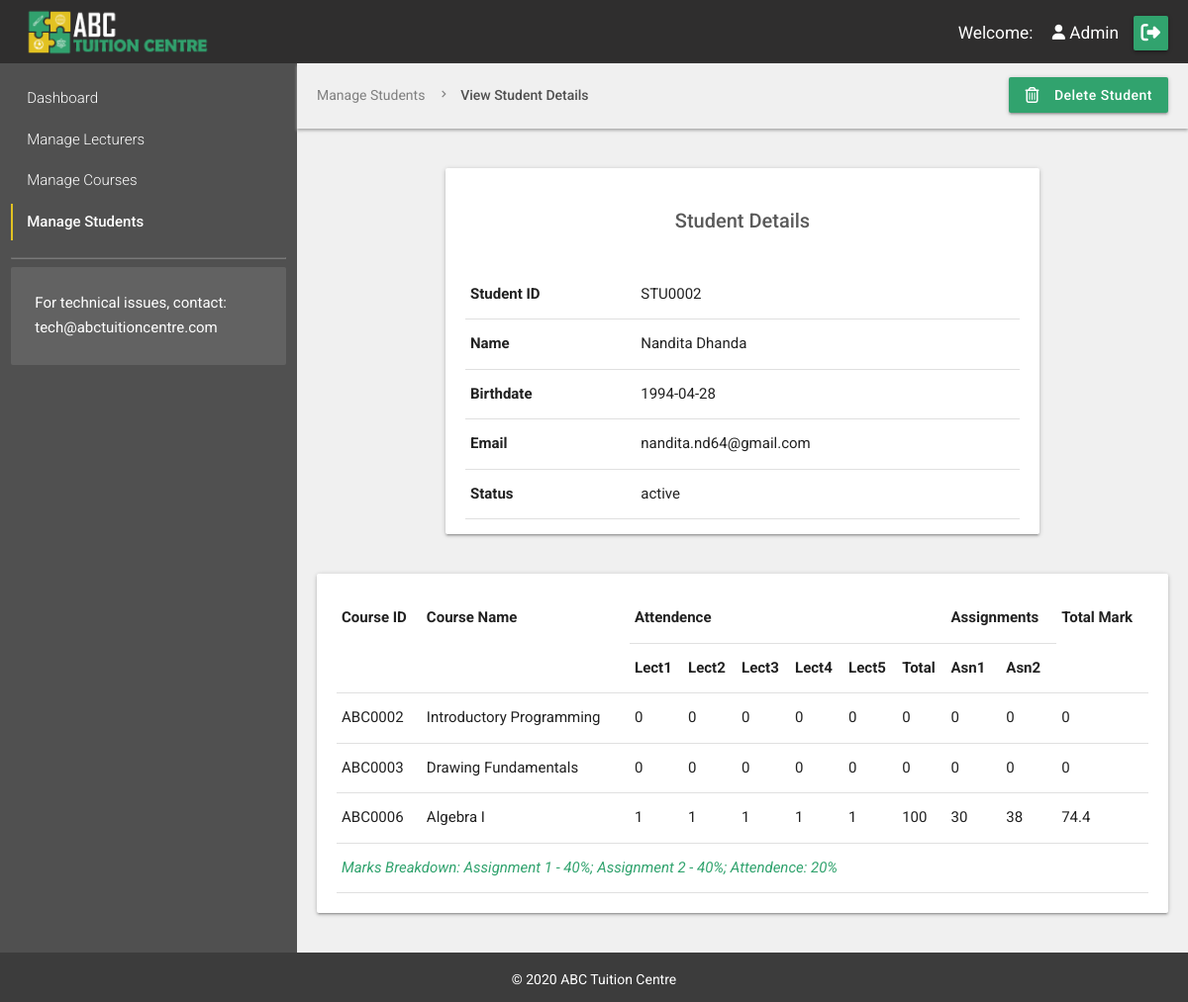
The app's page /ABC_Tuition_Center/viewstudent.php?id=STU0002 (signed in) with its own data.
### tables this page shows
CREATE TABLE `student` (
  `sID` char(7) NOT NULL,
  `sName` varchar(75) NOT NULL,
  `sPassword` varchar(75) NOT NULL,
  `sEmail` varchar(75) NOT NULL,
  `sDOB` date NOT NULL,
  `usertype` varchar(8) NOT NULL DEFAULT 'student',
  `status` varchar(10) NOT NULL DEFAULT 'pending'
);

CREATE TABLE `course` (
  `cID` char(7) NOT NULL,
  `cName` varchar(75) NOT NULL,
  `category` varchar(15) NOT NULL,
  `cDesc` text NOT NULL,
  `startDate` date NOT NULL,
  `endDate` date NOT NULL,
  `lecAssigned` char(7) NOT NULL
);

### ABC_Tuition_Center/viewstudent.php (the view, shortened to what this page needs)
<?php
include_once('header.php');
if(isset($_GET['id'])){
	$id = $_GET['id'];
	$result_stu = mysqli_query($dbconnect,"SELECT * FROM `student` WHERE `sID`='$id' LIMIT 1");
}
else{
	header('location: managestudents.php');
}
?>
<main class="row flex width-full margin-0">
	<?php include_once('aside.php');?>
	<section class="col s12 l9 m9 bg-grey  padding-none-imp">
		<div class="breadcrumb-container">
			<div class="inline" style="display: inline;">
	        	<a href="managestudents.php" class="breadcrumb">Manage Students</a>
	        	<a href="?id=<?php echo $id;?>" class="breadcrumb">View Student Details</a>
	      	</div>
	      	<a class="waves-effect waves-light  btn right " onclick="return confirm('Are you sure you want to delete <?php echo $row['sID'];?>?')" href="?type=student&delete=<?php echo $row['sID'];?>" style="margin-top:-6px;"><i class="far fa-trash-alt material-icon left" style="font-size: 16px;"></i>Delete Student</a>
		</div>
		<div class="padding-lr-20">
			<?php if (mysqli_num_rows($result_stu) > 0) {
				$row = mysqli_fetch_assoc($result_stu); ?>
				<div class="card margin-top-40 margin-bottom-40 margin-auto" style="max-width:600px;" >
					<div class="card-content">
					    <h4 class="card-title center-align">Student Details</h4>
					    <br>
						<table class="highlight responsive-table">
					        <tr>
					            <th>Student ID</th>
					            <td colspan="2"><?php echo $row['sID']?></td>
					        </tr>
					        <tr>
					          	<th>Name</th>
					          	<td colspan="2"><?php echo $row['sName']?></td>
					        </tr>
					        <tr>
					          	<th>Birthdate</th>
					          	<td colspan="2"><?php echo $row['sDOB']?></td>
					        </tr>
					        <tr>
					          	<th>Email</th>
					          	<td colspan="2"><?php echo $row['sEmail']?></td>
					        </tr>
					        <tr>
					          	<th>Status</th>
					         	<?php
					         	if($row['status'] == "pending"){ ?>
				          			<td>
				          				<form action="?id=<?php echo $id;?>" method="post">
				      					<select name="status-update" id="status-update">
											<option selected value="<?php echo $row['status'];?>"><?php echo $row['status'];?></option>
											<option value="active">approve</option>
											<option value="delete">reject</option>
										</select>
									</td>
									<td>
										<button type="submit" class=" btn btn-small" name="save" ><i class="fas fa-save material-icon left"></i>Save</button>
										</form>
									</td>
						<?php 	}
								else{ ?>
									<td colspan="2"><?php echo $row['status']?></td>
						<?php 	}  ?>
					        </tr>
					    </table>
					</div>
				</div>
			<?php if($row['status'] != "pending"){ ?>
			<div class=" card bg-white padding-lr-20 padding-tb-20 margin-top-40 margin-bottom-40">
				<table class="highlight responsive-table">
			        <thead>
				        <tr>
				            <th rowspan="2">Course ID</th>
				            <th rowspan="2">Course Name</th>
				            <th colspan="6">Attendence</th>
				            <th colspan="2">Assignments</th>
				            <th rowspan="2">Total Mark</th>
				        </tr>
				        <tr>
				        	<th>Lect1</th>
				        	<th>Lect2</th>
				            <th>Lect3</th>
				            <th>Lect4</th>
				            <th>Lect5</th>
				            <th>Total</th>
				            <th>Asn1</th>
				            <th>Asn2</th>
				        </tr>
				    </thead>
				    <tbody>
				    <?php
			      		$fetch_query = "SELECT * FROM `course-enrolled` WHERE `studID` = '$id'";
						$check = mysqli_query($dbconnect, $fetch_query);
						if (mysqli_num_rows($check) > 0){
							while($row_stu = mysqli_fetch_assoc($check)){
								$course_id= $row_stu['courseID'];
								$course = mysqli_query($dbconnect, "SELECT * FROM `course` WHERE `cID` = '$course_id'");
								$result_course = mysqli_fetch_assoc($course);
								$course_name = $result_course['cName'];  ?>
								<tr>
									<td><?php echo $row_stu['courseID'];?></td>
									<td><?php echo $course_name;?></td>
									<td><?php echo $row_stu['lect1'];?></td>
									<td><?php echo $row_stu['lect2'];?></td>
									<td><?php echo $row_stu['lect3'];?></td>
									<td><?php echo $row_stu['lect4'];?></td>
									<td><?php echo $row_stu['lect5'];?></td>
									<td><?php echo $row_stu['totalAttend'];?></td>
									<td><?php echo $row_stu['asn1'];?></td>
									<td><?php echo $row_stu['asn2'];?></td>
									<td><?php echo $row_stu['courseMark'];?></td>
								</tr>
					<?php
							}
						}
						else {
							echo "<tr><td colspan='11'>No courses enrolled by students</td></tr>";
						}
				      ?>
				      </tbody>
				      <tfoot>
				      		<tr>
								<td colspan='11'><em class="color-green">Marks Breakdown: Assignment 1 - 40%; Assignment 2 - 40%; Attendence: 20%</em></td>
							</tr>
				      </tfoot>
				  </table>
			</div>
	<?php }
		}
		else{
			echo "<br>";
			array_push($errors, "No student account found with given student ID");
			include('errors.php');
		} ?>
		</div>
	</section>
</main>
			<?php
include_once('footer.php');
?>

### ABC_Tuition_Center/css/style.css (style rules this page uses)
* { margin: 0; font-style: normal; font-family: 'Roboto', sans-serif; text-decoration: none; outline: none; text-shadow: none; box-shadow: none; }
html { line-height: 1.7; }
body { display: flex; min-height: 100vh; flex-direction: column; }
main { flex: 1 0 auto; }
p, h1,h2, h3, h4,h5,h6, em, strong, cite, ul li, ol li { color: #5a5a5a; }
h4 { font-size: 25px; }
a { color: #31a36e; }
.width-full { width:100%; }
.margin-auto { margin:0 auto; }
.margin-0 { margin:0; }
.margin-top-40 { margin-top:40px; }
.margin-bottom-40 { margin-bottom: 40px; }
.padding-none-imp { padding: 0 !important; }
.padding-tb-20 { padding-top: 20px; padding-bottom:20px; }
.padding-lr-20 { padding-left:20px; padding-right: 20px; }
.color-green { color: #31a36e; }
.bg-grey { background-color:#f0f0f0; }
.btn, .btn-large, .btn-small { background-color: #31a36e; font-weight: 500; text-transform: capitalize; }
.breadcrumb-container { display:block; width:100%; padding: 20px; box-shadow: 0px 2px 3px #aaa; }
.breadcrumb, .breadcrumb:before { font-size: 14px; color: rgba(80,80,80,0.7); }
.breadcrumb:last-child { color: rgba(80,80,80,1); font-weight: 500; }
.flex { display: flex; }
.card .card-title { font-size: 20px; font-weight: 500; line-height: 24px; }
.card .card-content, .card .card-action { padding: 15px 20px; }
td,th { padding: 12px 5px; vertical-align: top; }

### records on screen
student: sID "STU0002", sName "Nandita Dhanda", sDOB "1994-04-28", sEmail "nandita.nd64@gmail.com", status "active"
course-enrolled: courseID "ABC0002", courseID.cName "Introductory Programming", lect1 "0", lect2 "0", lect3 "0", lect4 "0", lect5 "0", totalAttend "0", asn1 "0", asn2 "0", courseMark "0"
course-enrolled: courseID "ABC0003", courseID.cName "Drawing Fundamentals", lect1 "0", lect2 "0", lect3 "0", lect4 "0", lect5 "0", totalAttend "0", asn1 "0", asn2 "0", courseMark "0"
course-enrolled: courseID "ABC0006", courseID.cName "Algebra I", lect1 "1", lect2 "1", lect3 "1", lect4 "1", lect5 "1", totalAttend "100", asn1 "30", asn2 "38", courseMark "74.4"

### other values on screen
$_SESSION['accName'] "Admin"
